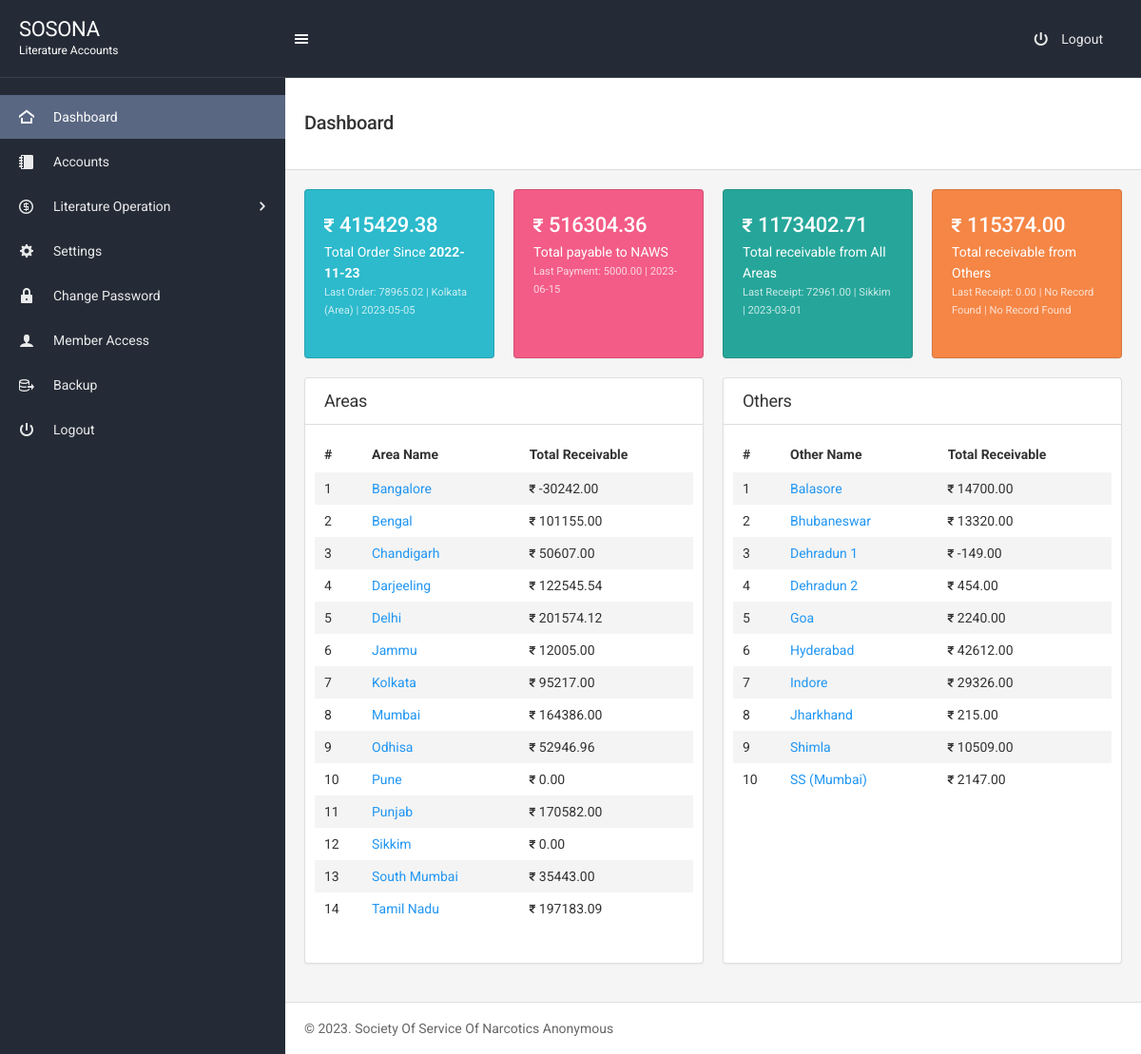
The app's page /index.php (signed in) with its own data.
### tables this page shows
CREATE TABLE `consignee` (
  `id` int(11) NOT NULL,
  `name` varchar(255) NOT NULL,
  `entry_type` varchar(255) NOT NULL COMMENT '1=sosona,2=area,3=group',
  `city` varchar(255) NOT NULL,
  `opening_bal_amt` float(9,2) NOT NULL,
  `as_on_date` date NOT NULL,
  `comments` longtext NOT NULL
);

CREATE TABLE `order_new` (
  `id` int(11) NOT NULL,
  `consignee_id` int(11) NOT NULL,
  `naws_order_id` varchar(255) NOT NULL,
  `order_date` date NOT NULL,
  `order_total` float(9,2) NOT NULL,
  `area_share_amt` float(9,2) NOT NULL,
  `area_billing_amt` float(9,2) NOT NULL,
  `sosona_share_amt` float(9,2) NOT NULL,
  `sosona_billing_amt` float(9,2) NOT NULL,
  `comments` longtext NOT NULL
);

CREATE TABLE `lds_share` (
  `id` int(11) NOT NULL,
  `sosona_share_pct` float(9,2) NOT NULL,
  `area_share_pct` float(9,2) NOT NULL
);

CREATE TABLE `payment` (
  `id` int(11) NOT NULL,
  `payment_by` int(11) NOT NULL COMMENT '1=sosona,2=area,3=group',
  `payment_date` date NOT NULL,
  `payment_amt` float(9,2) NOT NULL,
  `payment_mode` varchar(255) NOT NULL COMMENT '1=cash deposit,2=bank transfer',
  `payment_ref_number` varchar(255) NOT NULL,
  `comments` longtext NOT NULL
);

### index.php (the view, shortened to what the rows shown need)
<?php
include "includes/header.php";
?>
<div class="page-content">
    <div class="content-wrapper">
        <div class="content-inner">
            <div class="content">
                <div class="row">
                    <div class="col-sm-3 mb-3">
                        <div class="card bg-info text-white h-100">
                            <div class="card-body">
                                <?php
                                 $sel="SELECT as_on_date FROM `consignee` WHERE entry_type='Region'";
                                $rs=$conn->query($sel);
                                $row_date=$rs->fetch_assoc();
                                $date=$row_date['as_on_date'];
                                 $sql = "SELECT SUM(order_total) FROM order_new";
                                 $result = $conn->query($sql);
                                  if ($result->num_rows > 0) {
                                  while($row = $result->fetch_assoc()) {
                                    $total_order = round($row['SUM(order_total)'],2);
                                 ?>
                                <h3 class="font-weight-semibold mb-0"><i class="fas fa-rupee-sign"></i><?php echo number_format((float)$total_order, 2, '.', '');?></h3>
                                <p class="mb-0">Total Order Since <span class="font-weight-bold"><?php echo $date ?></span> </p>
                                <?php
                                    }
                                }else{
                                ?>
                                   <h3 class="font-weight-semibold mb-0"><i class="fas fa-rupee-sign"></i><?php echo round($row['SUM(order_total)'],2);?></h3>
                                    <p class="mb-0">Total Order Since <span class="font-weight-bold">No Record Found</span> </p>
                                <?php
                                    }
                                 ?>
                                 <?php
                                $sql = "SELECT consignee.name, consignee.entry_type, order_new.consignee_id, order_new.order_date, order_new.order_total FROM order_new INNER JOIN consignee ON order_new.consignee_id=consignee.id ORDER BY order_new.id DESC, order_new.order_date DESC LIMIT 1;";
                                $result = $conn->query($sql);
                                if ($result->num_rows > 0) {
                                  while($row = $result->fetch_assoc()) {
                                 ?>
                                <p class="mb-0 sm-lh opacity-75"><small>Last Order: <span class=""><?php echo $row['order_total'];?></span> | <span class=""><?php echo $row['name'];?></span> <span class="">(<?php echo $row['entry_type'];?>)</span> | <span class=""><?php echo $row['order_date'];?></span></small></p>
                                <?php
                                    }
                                }else{
                                    ?>
                                    <p class="mb-0 sm-lh opacity-75"><small>Last Order: <span class="">0.00</span> | <span class="">No Record Found</span> <span class=""></span> | <span class="">No Record Found</span></small></p>
                                 <?php
                                }
                            ?>
                            </div>
                        </div>
                    </div>
                    <div class="col-sm-3 mb-3">
                        <div class="card bg-pink text-white h-100">
                            <div class="card-body">
                                <?php
                                 $sel_pay="SELECT  SUM(payment.payment_amt) AS naws_pay_sum FROM payment INNER JOIN consignee ON payment.payment_by=consignee.id WHERE entry_type='Region'";
                                      $pay_conn=$conn->query($sel_pay);
                                      $naws_pay_sum=$pay_conn->fetch_assoc();
                                      $naws_psum=implode('', $naws_pay_sum);
                                      $sel_shr="SELECT * FROM lds_share";
                                      $shr_conn=$conn->query($sel_shr);
                                      $shr_row=$shr_conn->fetch_assoc();
                                      $shr_total=$shr_row['sosona_share_pct'] + $shr_row['area_share_pct'];
                                      $sel_con="SELECT * FROM consignee WHERE entry_type='Region'";
                                      $rs_con=$conn->query($sel_con);
                                      $con_row=$rs_con->fetch_assoc();
                                      $opening_bal=$con_row['opening_bal_amt'];
                                      $sel_order="SELECT SUM(order_new.order_total) AS order_total_sum  FROM order_new";
                                      $rs=$conn->query($sel_order);
                                      $order_total=$rs->fetch_assoc();
                                      $total_shr_amt=($shr_total / 100) * (float)implode('', $order_total);
                                      $opn_bal_ord_total_sum=$opening_bal+ (float)implode('', $order_total);
                                        $naws_total=$opn_bal_ord_total_sum - $total_shr_amt - (float)$naws_psum;
                               echo" <h3 class='font-weight-semibold mb-0'><i class='fas fa-rupee-sign'></i>". number_format((float)$naws_total, 2, '.', '') . "</h3>";
                                ?>
                                <p class="mb-0">Total payable to NAWS</p>
                                 <?php
                                $sql = "SELECT * FROM payment INNER JOIN consignee ON consignee.id=payment.payment_by WHERE entry_type='Region' ORDER BY payment.id DESC, payment.payment_date DESC LIMIT 1";
                                $result = $conn->query($sql);
                                if ($result->num_rows > 0) {
                                 while($row = $result->fetch_assoc()) {
                                    ?>
                                <p class="mb-0 sm-lh opacity-75"><small>Last Payment: <span class=""><?php  echo $row['payment_amt'] ?></span> | <span class=""><?php  echo $row['payment_date'] ?></span></small></p>
                              <?php }
                               }else{
                                ?>
                                <p class="mb-0 sm-lh opacity-75"><small>Last Payment: <span class="">0.00</span> | <span class="">No Record Found</span></small></p>
                                <?php
                               }
                              ?>
                            </div>
                        </div>
                    </div>
                </div>
                <div class="row">
                    <div class="col-sm-6 mb-3">
                        <div class="card h-100">
                            <div class="card-body">
                                <?php
                                $sel_ar_billing="SELECT SUM(order_new.area_billing_amt) AS area_billing_sum ,consignee.name,consignee.opening_bal_amt,consignee.id AS consignee_id  FROM order_new RIGHT JOIN consignee ON order_new.consignee_id=consignee.id WHERE entry_type='Area' group by consignee.id ORDER BY name ASC";
                                 $arbilling_conn=$conn->query($sel_ar_billing);
                                 $sel="SELECT SUM(payment.payment_amt) AS Area_pay_sum FROM payment RIGHT JOIN consignee ON payment.payment_by=consignee.id WHERE entry_type='Area' group by consignee.id ORDER BY name ASC";
                                 $rs=$conn->query($sel);
                                 if($rs->num_rows > 0){
                                 $counter = 0;
                                while (($row=$arbilling_conn->fetch_assoc() AND $row1=$rs->fetch_assoc()) || ($row=$arbilling_conn->fetch_assoc() OR $row1=$rs->fetch_assoc())){
                                $sum=round($row['opening_bal_amt'] + $row['area_billing_sum'] - $row1['Area_pay_sum'],2);
                                ?>
                                <div class="row alternate-row">
                                    <div class="col-2 data-show-col">
                                        <p class="mb-0"><?php echo ++$counter; ?></p>
                                    </div>
                                    <div class="col-5">
                                        <p class="mb-0"><a href="accounts.php?&consigneeId=<?=$row['consignee_id']?>"><?php  echo $row['name'] ?></a></p>
                                    </div>
                                    <div class="col-5">
                                        <p class="mb-0"><i class="fas fa-rupee-sign sm-icon"></i><?php echo number_format((float)$sum, 2, '.', '');?></p>
                                    </div>
                                </div>
                            <?php
                          }
                      }else{
                        ?>
                        <div class="row alternate-row">
                           <div class="col-12 text-center">No Record Found</div>
                        </div>
                      <?php
                        }
                             ?>
                            </div>
                        </div>
                    </div>
                    <div class="col-sm-6 mb-3">
                        <div class="card h-100">
                            <div class="card-body">
                             <?php
                                 $sel_gr_billing="SELECT SUM(order_new.area_billing_amt) AS group_billing_sum ,consignee.name,consignee.opening_bal_amt,consignee.id AS consignee_id  FROM order_new RIGHT JOIN consignee ON order_new.consignee_id=consignee.id WHERE entry_type='Group' group by consignee.id ORDER BY name ASC";
                                 $grbilling_conn=$conn->query($sel_gr_billing);
                                 $sel="SELECT SUM(payment.payment_amt) AS group_pay_sum FROM payment RIGHT JOIN consignee ON payment.payment_by=consignee.id WHERE entry_type='Group' group by consignee.id ORDER BY name ASC";
                                 $rs=$conn->query($sel);
                                 if($rs->num_rows > 0){
                                 $counter = 0;
                                while (($row=$grbilling_conn->fetch_assoc() AND $row1=$rs->fetch_assoc()) || ($row=$grbilling_conn->fetch_assoc() OR $row1=$rs->fetch_assoc())){
                                $sum=round($row['opening_bal_amt']+$row['group_billing_sum']-$row1['group_pay_sum'],2);
                                ?>
                                <div class="row alternate-row">
                                    <div class="col-2 data-show-col">
                                        <p class="mb-0"><?php echo ++$counter; ?></p>
                                    </div>
                                    <div class="col-5">
                                        <p class="mb-0"><a href="accounts.php?&consigneeId=<?=$row['consignee_id']?>"><?php  echo $row['name'] ?></a></p>
                                    </div>
                                    <div class="col-5">
                                        <p class="mb-0"><i class="fas fa-rupee-sign sm-icon"></i><?php echo number_format((float)$sum, 2, '.', '');?></p>
                                    </div>
                                </div>
                                <?php }
                                    }
                                else{
                                ?>
                        <div class="row alternate-row">
                           <div class="col-12 text-center">No Record Found</div>
                        </div>
                      <?php
                        }
                             ?>
                            </div>
                        </div>
                    </div>
                </div>
            </div>
<?php include "includes/footer.php"; ob_end_flush();?>

### records on screen
consignee: as_on_date "2022-11-23", opening_bal_amt.area_share_pct "516304.36"
order_new: order_total "78965.02", consignee.name "Kolkata", consignee.entry_type "Area", order_date "2023-05-05"
payment: payment_amt "5000.00", payment_date "2023-06-15"
consignee: name "Bangalore"
consignee: name "Bengal", opening_bal_amt "101155.00"
consignee: name "Chandigarh", opening_bal_amt "50607.00"
consignee: name "Darjeeling"
consignee: name "Delhi"
consignee: name "Jammu", opening_bal_amt "12005.00"
consignee: name "Kolkata"
consignee: name "Mumbai"
consignee: name "Odhisa"
consignee: name "Pune", opening_bal_amt "0.00"
consignee: name "Punjab"
consignee: name "Sikkim"
consignee: name "South Mumbai", opening_bal_amt "35443.00"
consignee: name "Tamil Nadu"
consignee: name "Balasore", opening_bal_amt "14700.00"
consignee: name "Bhubaneswar", opening_bal_amt "13320.00"
consignee: name "Dehradun 1", opening_bal_amt "-149.00"
consignee: name "Dehradun 2", opening_bal_amt "454.00"
consignee: name "Goa", opening_bal_amt "2240.00"
consignee: name "Hyderabad"
consignee: name "Indore", opening_bal_amt "29326.00"
consignee: name "Jharkhand", opening_bal_amt "215.00"
consignee: name "Shimla", opening_bal_amt "10509.00"
consignee: name "SS (Mumbai)", opening_bal_amt "2147.00"

### other values on screen
$total_order "415429.38"
$total_recev_all_areas "1173402.71"
$row['payment_amt'] "72961.00"
$row['name'] "Sikkim"
$row['payment_date'] "2023-03-01"
$total_recev_all_groups "115374.00"
$sum "-30242.00"
$sum "122545.54"
$sum "201574.12"
$sum "95217.00"
$sum "164386.00"
$sum "52946.96"
$sum "170582.00"
$sum "0.00"
$sum "197183.09"
